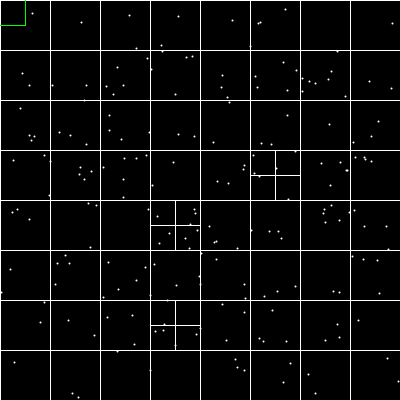
Frame 1 (no input)
Frame 60 (the mouse pressed at the canvas centre just before this capture): identical to frame 1, image omitted
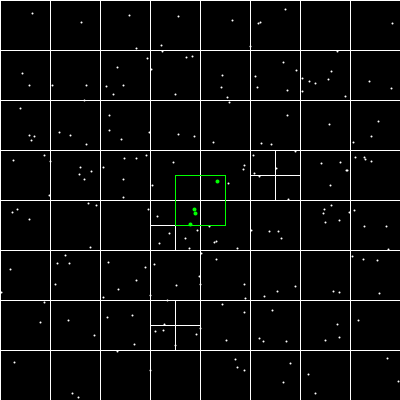
Frame 120 (the mouse held since frame 60 and released just before this capture)

The Processing sketch that drew these frames (run headless with seeded random() and noise(); from frame 60 on, the mouse is pressed at the canvas centre):

// Processing sketch: CC_098.3_QuadTree_Collisions
// ── CC_098.3_QuadTree_Collisions.pde
// Daniel Shiffman
// http://codingtra.in
// http://patreon.com/codingtrain
//Videos
//Part 1:
//https://www.youtube.com/watch?v=OJxEcs0w_kE
//Part 2: 
//https://www.youtube.com/watch?v=QQx_NmCIuCY

//This code is part 2 video of the challenge. 

Quadtree qtree;
public void setup (){
  size(400 ,400);
  background(0);
  Rectangle boundry =new Rectangle (width/2 , height/2 , width/2 , height/2);
  qtree = new Quadtree (boundry , 4);
  for (int i  = 0 ; i < 300 ; i++){
       float x = randomGaussian(width /2, width / 8);
       float y = randomGaussian(height / 2, height / 8);
       Point p = new Point (x,y);
       qtree.insert(p);
    }

}

public void draw (){
  background(0);
  qtree.show();
  
  ArrayList <Point> points = new ArrayList <Point> ();
  stroke(0 , 255 , 0);
  rectMode(CENTER);
  Rectangle range =new Rectangle (mouseX , mouseY , 25,25);
  strokeWeight(1);
  rect((float)range.x,(float) range.y,(float) range.width * 2, (float)range.height * 2);
  qtree.query(range , points);
  for (Point p : points) {
    strokeWeight(4);
    point((float)p.x, (float)p.y);
  }
} 
public float randomGaussian(float min , float max){
return min + randomGaussian() * (max - min);
}
// ── Point.pde
// Daniel Shiffman
// http://codingtra.in
// http://patreon.com/codingtrain
//Videos
//Part 1:
//https://www.youtube.com/watch?v=OJxEcs0w_kE
//Part 2: 
//https://www.youtube.com/watch?v=QQx_NmCIuCY

//This code is part 2 video of the challenge. 

class Point{
 double x;
 double y ;
 
 public Point (double x , double y){
   this.x = x;
   this.y = y;
 }
 
 public double getX(){
   return this.x;
 }
  public double getY(){
   return this.y;
 }
  
}
// ── Rectangle.pde
// Daniel Shiffman
// http://codingtra.in
// http://patreon.com/codingtrain
//Videos
//Part 1:
//https://www.youtube.com/watch?v=OJxEcs0w_kE
//Part 2: 
//https://www.youtube.com/watch?v=QQx_NmCIuCY

//This code is part 2 video of the challenge. 


class Rectangle {
 double x;
 double y;
 double height ; 
 double width;
 
 public Rectangle (double x , double y , double width , double height){
   this.x = x;
   this.y = y;
   this.width = width;
   this.height = height;
 }
  public boolean intersects(Rectangle range) {
    return !(range.x - range.width> this.x + this.width||
      range.x + range.width< this.x - this.width||
      range.y - range.height> this.y + this.height||
      range.y + range.height< this.y - this.height);
  }
     public boolean contains (Point p){
     return  p.x <= this.x+this.width &&
             p.x >= this.x-this.width &&
             p.y <= this.y+this.height &&
             p.y >= this.y-this.height ;
    }
}

// ── quadtree.pde
// Daniel Shiffman
// http://codingtra.in
// http://patreon.com/codingtrain
//Videos
//Part 1:
//https://www.youtube.com/watch?v=OJxEcs0w_kE
//Part 2: 
//https://www.youtube.com/watch?v=QQx_NmCIuCY

//This code is part 2 video of the challenge. 

import java.util.ArrayList;

class Quadtree {
    Rectangle boundry;
    int capacity; // max no. of points
    ArrayList <Point> points ;
    boolean divide = false;
    Quadtree northeast; 
      Quadtree northwest;
      Quadtree southeast;
      Quadtree southwest;
    
    public Quadtree (Rectangle rect , int cap){
      this.boundry = rect;
      this.capacity = cap;
      points = new ArrayList<Point>();
    }
    
    public boolean insert (Point p){
      if (!this.boundry.contains(p)) return false; //<>//
      if (this.points.size() < this.capacity ){
      this. points.add(p); 
      return true;
      }
      else {
        if (!this.divide) {
        subDivide();
        }
        if (this.northeast.insert(p)){
         return true; 
        }
        else if (this.northwest.insert(p)){
          return true;
        } 
        else if (this.southeast.insert(p)){
          return true;
        }
        else if(this.southwest.insert(p)){
          return true;
        } 
        else return false; //<>//
     }
    }
    public void  subDivide (){
      double x = this.boundry.x;
      double y = this.boundry.y;
      double w = this.boundry.width;
      double h = this.boundry.height;
       this.northeast = new Quadtree(new Rectangle (x+w/2 , y-h/2 , w/2 , h/2),capacity);
      this.northwest = new Quadtree(new Rectangle (x-w/2 , y-h/2 , w/2 , h/2),capacity);
      this.southeast = new Quadtree(new Rectangle (x+w/2 , y+h/2 , w/2 , h/2),capacity);
      this.southwest = new Quadtree(new Rectangle (x-w/2 , y+h/2 , w/2 , h/2),capacity);
      this.divide = true;  
  }
  public void query (Rectangle range , ArrayList <Point> points){
   
    if (range.intersects(this.boundry)){
      for (int i = 0 ; i < this.points.size() ; i++){
      if (range.contains (this.points.get(i)))
      points.add(this.points.get(i));
      }
      if (this.divide){
       this.northeast.query(range , points); 
       this.northwest.query(range , points); 
       this.southeast.query(range , points); 
       this.southwest.query(range , points); 
      }
    }
    
  }
  
  public void show (){
  stroke(255);
  strokeWeight(1);
  noFill();
  rectMode(CENTER);
  rect ((float)this.boundry.x , (float)this.boundry.y , (float)this.boundry.width *2 , (float)this.boundry.height*2);
  if (this.divide){
   this.northeast.show();
   this.northwest.show();
   this.southeast.show();
   this.southwest.show();
  }
  // (for showing points)
  for (Point p:points){
    strokeWeight(2);
    stroke(255);
    point((float)p.x ,(float) p.y);
  } 
  }
  }
